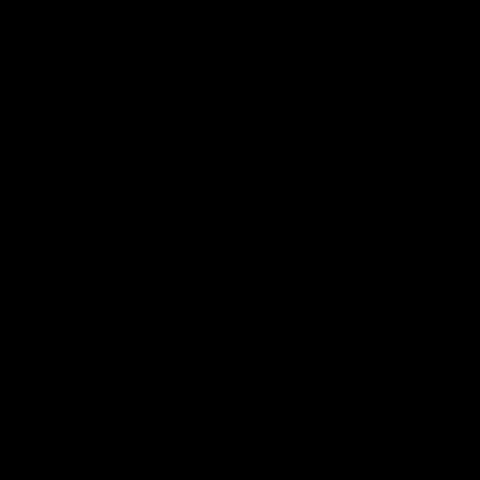
Frame 1 (no input)
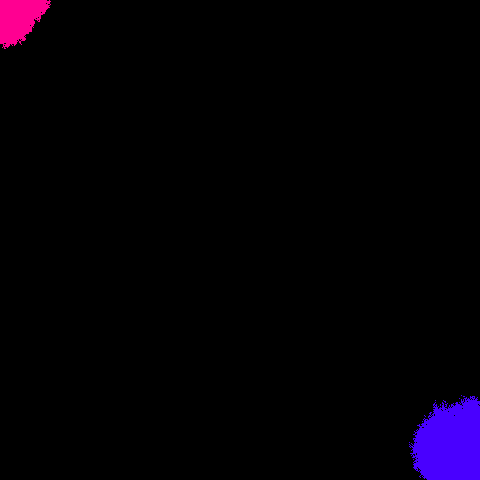
Frame 60 (no input)
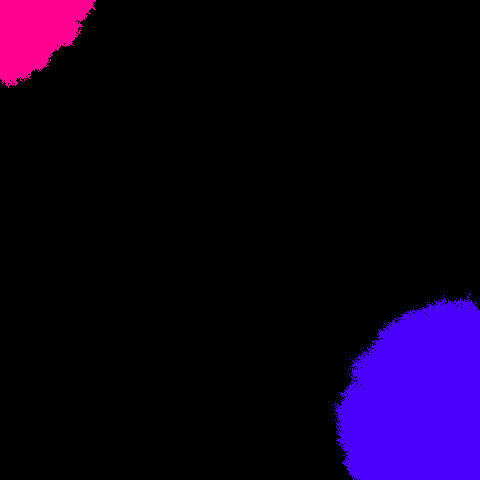
Frame 120 (the mouse pressed at the canvas centre since frame 60)

The p5.js sketch that drew these frames (run headless with seeded random() and noise() and a simulated clock; from frame 60 on, the mouse is pressed at the canvas centre):

// p5.js sketch
// ── sketch.js
// https://x.com/madparker/status/1328187155794055169
// p5.js port of Matt Parker's sketch_11_15

const n = 480;
let m = 0;
let oR = 0, oG = 0, oB = 0;
let pR = 0, pG = 0, pB = 0;

function setup() {
  pixelDensity(1);
  createCanvas(n, n);
  colorMode(HSB, n);
  background(0);
}

function draw() {
  loadPixels();

  if (m < 1 || m >= n * n) {
    oR = pR; oG = pG; oB = pB;
    setPixel(n - 1, n - 1, oR, oG, oB);
    const col = color(random(n), n, n);
    pR = Math.round(red(col));
    pG = Math.round(green(col));
    pB = Math.round(blue(col));
    setPixel(9, 9, pR, pG, pB);
  }

  m = 0;
  for (let x = 0; x < n; x++) {
    for (let y = 0; y < n; y++) {
      m += c(x, y, oR, oG, oB) + c(x, y, pR, pG, pB);
    }
  }

  updatePixels();
}

function setPixel(x, y, r, g, b) {
  if (x < 0 || x >= n || y < 0 || y >= n) return;
  const i = (y * n + x) * 4;
  pixels[i]     = r;
  pixels[i + 1] = g;
  pixels[i + 2] = b;
  pixels[i + 3] = 255;
}

function c(x, y, r, g, b) {
  const i = (y * n + x) * 4;
  if (pixels[i] === r && pixels[i + 1] === g && pixels[i + 2] === b) {
    const nx = x + (Math.floor(random(4)) - 2);
    const ny = y + (Math.floor(random(4)) - 2);
    setPixel(nx, ny, r, g, b);
    return 1;
  }
  return 0;
}
